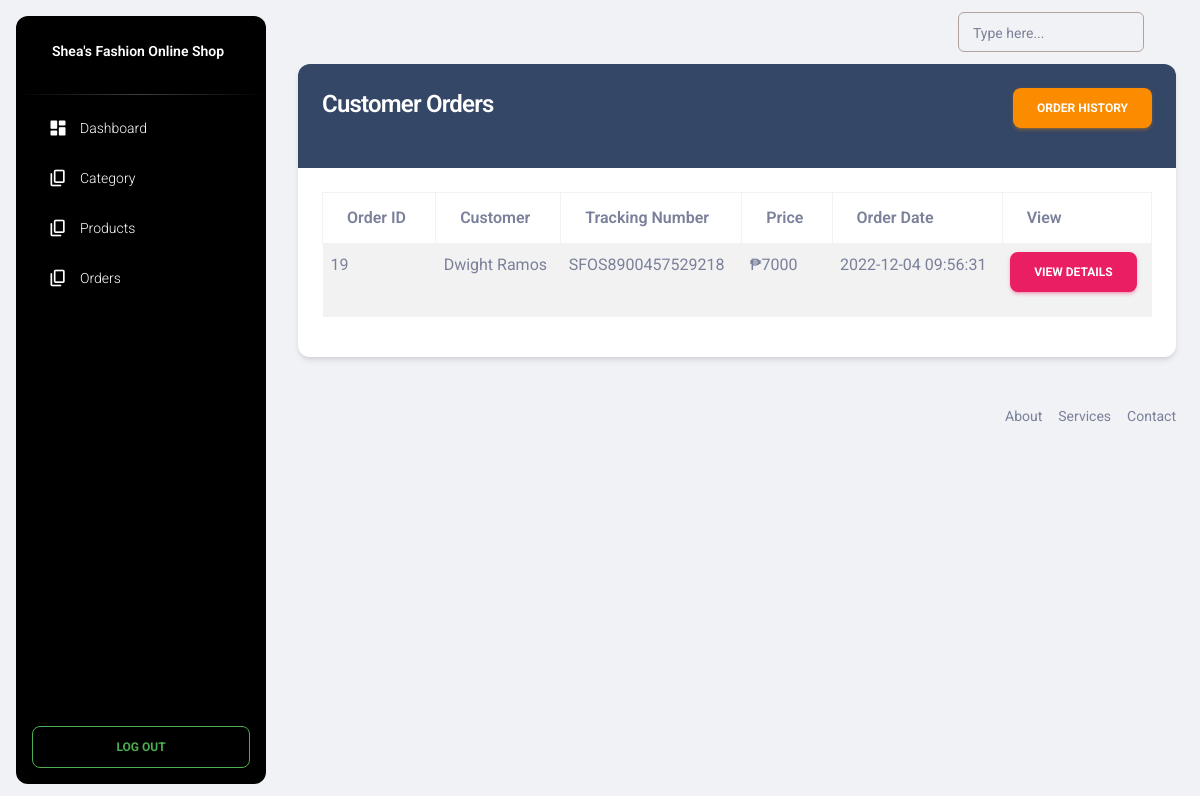
Page /adminpanel/orders.php on the committed database.
### tables this page shows
CREATE TABLE `orders` (
  `id` int(11) NOT NULL,
  `tracking_no` varchar(200) NOT NULL,
  `cust_id` int(200) NOT NULL,
  `name` varchar(200) NOT NULL,
  `email` varchar(200) NOT NULL,
  `phone` varchar(200) NOT NULL,
  `address` mediumtext NOT NULL,
  `postalcode` int(200) NOT NULL,
  `total_price` int(200) NOT NULL,
  `payment_mode` varchar(200) NOT NULL,
  `payment_id` varchar(200) DEFAULT NULL,
  `status` tinyint(4) NOT NULL DEFAULT 0,
  `comments` varchar(255) DEFAULT NULL,
  `created_at` timestamp NOT NULL DEFAULT current_timestamp()
);

### functions/myfunctions.php (called while the page is built, shortened)
<?php
include('../config/dbcon.php');
function getAllOrders()
{
    global $con;
    $query = "SELECT * FROM orders WHERE status='0'";
    return $query_run = mysqli_query($con, $query);
}
?>

### adminpanel/orders.php (the view)
<?php
include("includes/header.php");
include("../functions/myfunctions.php");
?>
<div class="container">
    <div class="row">
        <div class="col-md-12">
            <div class="card">
                <div class="card-header bg-dark">
                    <h4 class="text-white">Customer Orders
                        <a href="order-history.php" class="btn btn-warning float-end">Order History</a>
                    </h4>
                </div>
                <div class="card-body" id="">
                    <table class="table table-bordered table-striped">
                        <thead>
                            <tr>
                                <th>Order ID</th>
                                <th>Customer</th>
                                <th>Tracking Number</th>
                                <th>Price</th>
                                <th>Order Date</th>
                                <th>View</th>
                            </tr>
                        </thead>
                        <tbody>
                            <?php
                                $orders = getAllOrders();
                                if(mysqli_num_rows($orders) > 0)
                                {
                                    foreach ($orders as $item) {
                                    ?>
                                        <tr>
                                            <td><?= $item['id']; ?></td>
                                            <td><?= $item['name']; ?></td>
                                            <td><?= $item['tracking_no']; ?></td>
                                            <td>₱<?= $item['total_price']; ?></td>
                                            <td><?= $item['created_at']; ?></td>
                                            <td>
                                                <a href="view-order.php?trackingnumber=<?= $item['tracking_no']; ?>" class="btn btn-primary">View Details</a>
                                            </td>
                                        </tr>
                                    <?php
                                    }
                                }else{
                                    ?>
                                         <tr>
                                            <td colspan="5">No Orders Yet</td>
                                        </tr>
                                    <?php
                                }
                            ?>
                        </tbody>
                    </table>
                </div>
            </div>
        </div>
    </div>
</div>
<?php include("includes/footer.php"); ?>

### rows in the picture
orders: id "19", name "Dwight Ramos", tracking_no "SFOS8900457529218", total_price "7000", created_at "2022-12-04 09:56:31"
